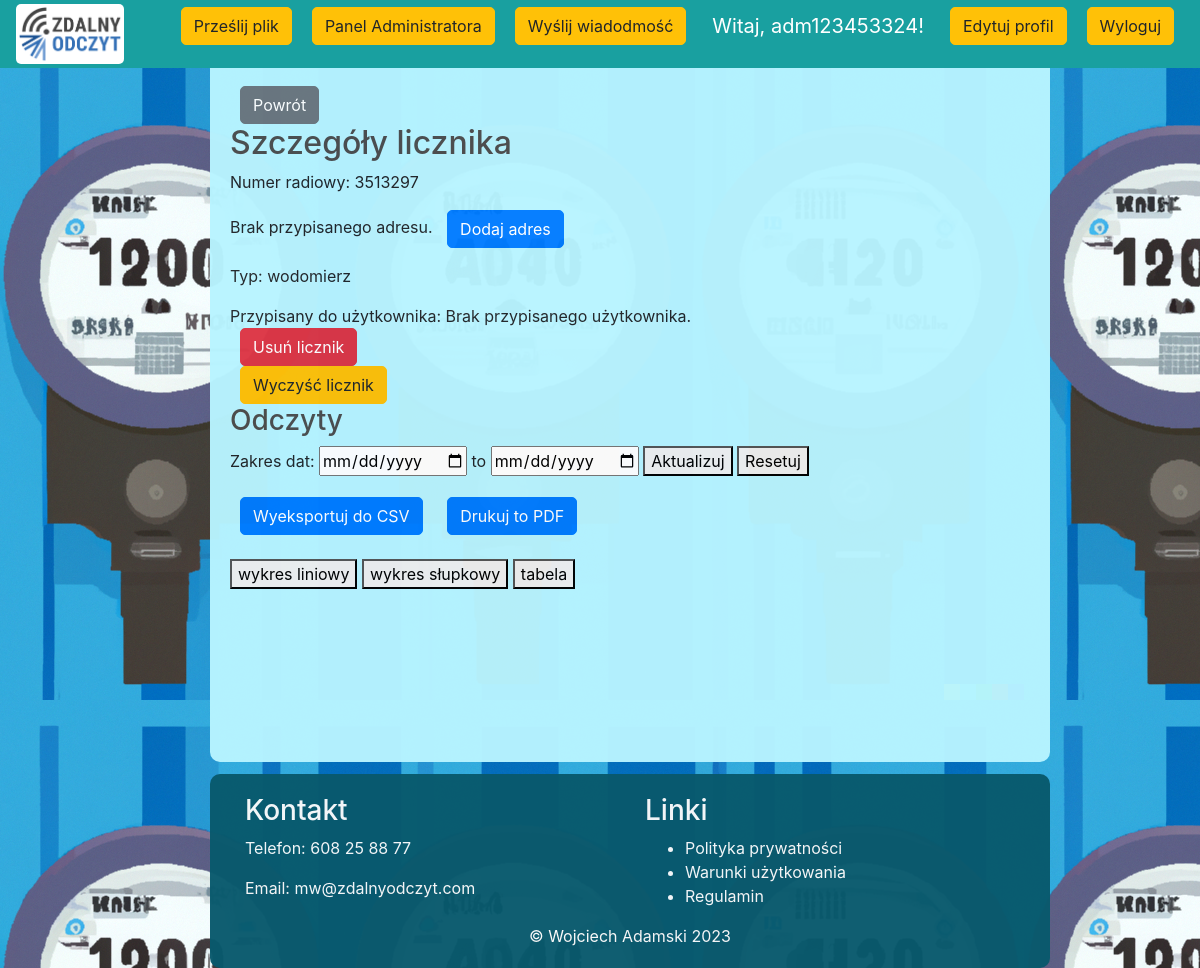
Before: /meter_details/1 (signed in) with the older database file.
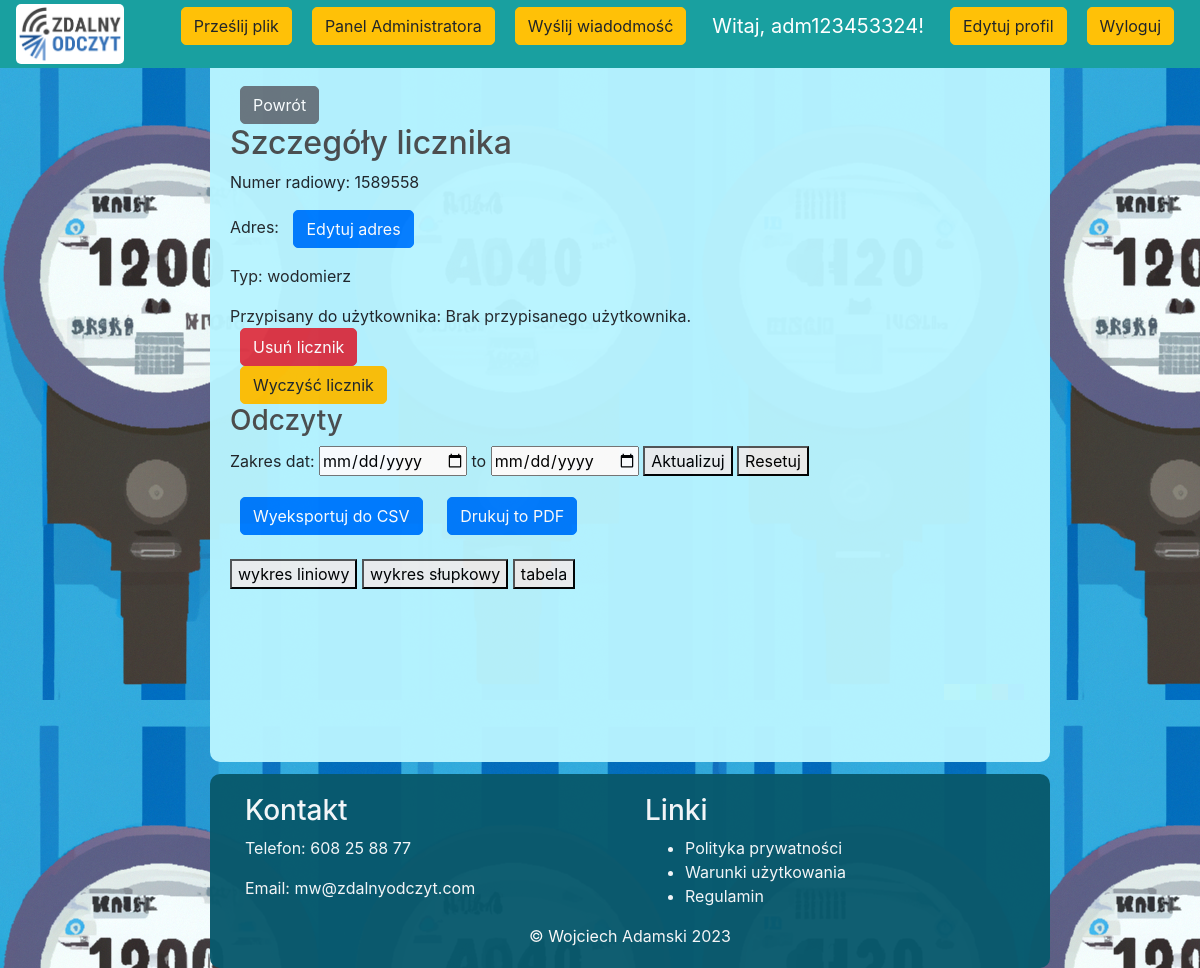
After: the same page with the newer database file.
### src/models.py (models this page shows)
class Meter(db.Model):
    id = db.Column(db.Integer, primary_key=True)
    radio_number = db.Column(db.String(64), unique=True, index=True)
    type = db.Column(db.String(64))
    user_id = db.Column(db.Integer, db.ForeignKey('user.id'))
    readings = db.relationship('MeterReading', backref='meter', lazy='dynamic')
    name = db.Column(db.String(100), nullable=True)
    events = db.relationship('Event', backref='meter', lazy=True)
    address_id = db.Column(db.Integer, db.ForeignKey('address.id'))
    address = db.relationship('Address', backref='meter', lazy=True)

### src/routes.py (the view)
@main_routes.route('/meter_details/<int:meter_id>', methods=['GET', 'POST'])
@login_required
def meter_details(meter_id):
    meter = Meter.query.get_or_404(meter_id)
    user = meter.user
    events=meter.events
    if current_user != meter.user and not current_user.is_admin:
        flash('Brak uprawnień do wyświetlenia tych szczegółów.', 'danger')
        return redirect(url_for('main_routes.home'))
    readings = MeterReading.query.filter_by(meter_id=meter.id).all()
    readings_list = [{"date": reading.date, "reading": reading.reading} for reading in readings]
    return render_template('meter_details.html', meter=meter, readings=readings_list, user=user,events=events)

### src/models.py (called while the page is built)
@login_manager.user_loader
def load_user(user_id):
    return User.query.get(int(user_id))

### templates/meter_details.html (shortened to what this page needs)
{% extends "base.html" %}
{% block content %}
<button class="btn btn-secondary no-print" onclick="goBack()">Powrót</button>
<h2>Szczegóły licznika</h2>
<p>Numer radiowy: {{ meter.radio_number }}</p>
{% if meter.address %}
    <p>Adres:
    <button id="add-address-button" class="btn btn-primary no-print">Edytuj adres</button>
    </p>
{% else %}
    <p>Brak przypisanego adresu.
    <button id="add-address-button" class="btn btn-primary no-print">Dodaj adres</button>
    </p>
{% endif %}
<p>Typ: {% if meter.type == "water" %}wodomierz{% elif meter.type == "heat" %}ciepłomierz{% endif %}</p>
    {% if current_user.is_admin %}
<th>Przypisany do użytkownika:</th>
<td>
    {% if meter.user %}
    <a href="{{ url_for('main_routes.user_overview', user_id=user.id) }}">{{ user.email }}</a>
    {% else %}
    Brak przypisanego użytkownika.
    {% endif %}
</td>
       <form method="post" action="{{ url_for('main_routes.delete_meter', meter_id=meter.id) }}">
    <button type="submit" class="btn btn-danger no-print" onclick="return confirm('Czy na pewno chcesz usunąć ten licznik?')">Usuń licznik</button>
</form>
<form method="post" action="{{ url_for('main_routes.clear_readings', meter_id=meter.id) }}">
    <button type="submit" class="btn btn-warning no-print" onclick="return confirm('Czy na pewno chcesz wyczyścić odczyty tego licznika?')">Wyczyść licznik</button>
</form>
{% endif %}
<h3 class="no-print">Odczyty</h3>
<form class="no-print">
    <div class="form-group">
        <label for="start-date">Zakres dat:</label>
        <input type="date" id="start-date"> to <input type="date" id="end-date">
        <button type="button" id="update-chart">Aktualizuj</button>
        <button onClick="window.location.reload();">Resetuj</button>
    </div>
</form>
<button id="export-csv-button" class="btn btn-primary no-print">Wyeksportuj do CSV</button>
<button id="print-pdf-button" class="btn btn-primary no-print" onclick="window.print()">Drukuj to PDF</button>
<br />
<br />
<button id="line-chart-button" onclick="showChart('line')">wykres liniowy</button>
<button id="bar-chart-button" onclick="showChart('bar')">wykres słupkowy</button>
<button id="table-button" onclick="showTable()">tabela</button>
{% endblock %}

Changed rows visible on the page:
changed Meter: radio_number "3513297" → "1589558"
Other visible differences:
text no longer shown: "Brak przypisanego adresu. Dodaj adres"
text now shown: "Adres: Edytuj adres"
